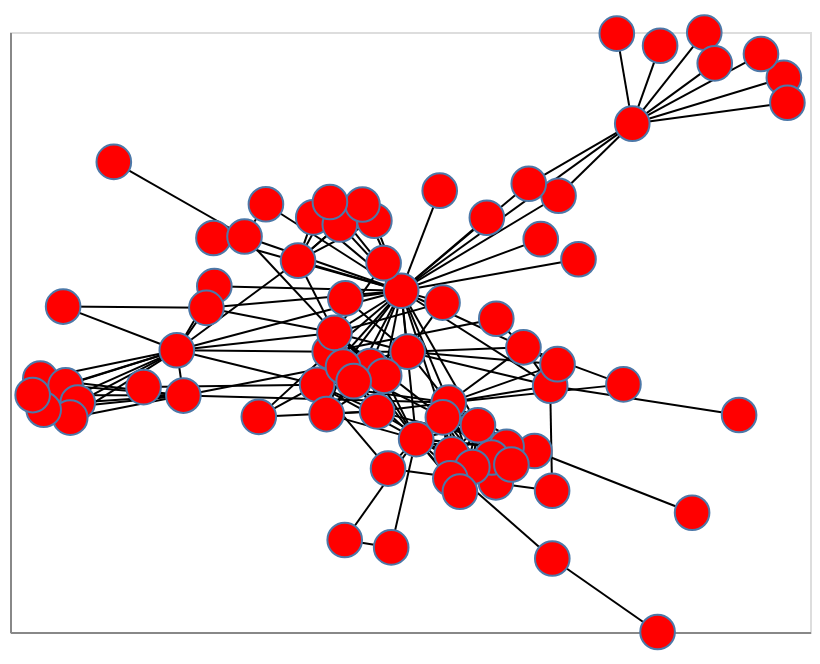

Notebook source saved alongside this figure:
### Code cell
# pass dataset, not a multigraph 
G = nx.readwrite.json_graph.node_link_graph(les_mis, multigraph=False) 

nxa.draw_networkx(G, node_tooltip='name')

### Figure 1 — Vega-Lite specification as saved in the notebook (floating-point values rounded to 4 significant figures; data arrays with more than 128 entries replaced by an {"elided": "..."} marker saying what was removed)
{"config": {"view": {"continuousWidth": 400, "continuousHeight": 300}}, "layer": [{"data": {"name": "data-1d02ad0cf5e9244e33877cad815c58af"}, "mark": {"type": "line", "color": "black", "opacity": 1, "strokeWidth": 1}, "encoding": {"detail": {"type": "quantitative", "field": "edge"}, "x": {"type": "quantitative", "axis": {"grid": false, "labels": false, "ticks": false, "title": ""}, "field": "x"}, "y": {"type": "quantitative", "axis": {"grid": false, "labels": false, "ticks": false, "title": ""}, "field": "y"}}}, {"data": {"name": "data-3b4efff465ee8e3f364761d40314a478"}, "mark": {"type": "point", "fill": "red", "opacity": 1, "size": 300, "strokeWidth": 1.0}, "encoding": {"tooltip": {"type": "nominal", "field": "name"}, "x": {"type": "quantitative", "axis": {"grid": false, "labels": false, "ticks": false}, "field": "x"}, "y": {"type": "quantitative", "axis": {"grid": false, "labels": false, "ticks": false}, "field": "y"}}}], "$schema": "https://vega.github.io/schema/vega-lite/v4.8.1.json", "datasets": {"data-1d02ad0cf5e9244e33877cad815c58af": {"elided": "508 records"}, "data-3b4efff465ee8e3f364761d40314a478": [{"y": 0.6944, "group": 1, "name": "Myriel", "x": 0.3889}, {"y": 0.8476, "group": 1, "name": "Napoleon", "x": 0.6542}, {"y": 0.4542, "group": 1, "name": "Mlle.Baptistine", "x": 0.2599}, {"y": 0.494, "group": 1, "name": "Mme.Magloire", "x": 0.2078}, {"y": 0.998, "group": 1, "name": "CountessdeLo", "x": 0.515}, {"y": 0.9543, "group": 1, "name": "Geborand", "x": 0.4377}, {"y": 0.9266, "group": 1, "name": "Champtercier", "x": 0.6142}, {"y": 0.9946, "group": 1, "name": "Cravatte", "x": 0.3619}, {"y": 0.7641, "group": 1, "name": "Count", "x": 0.6605}, {"y": 0.8955, "group": 1, "name": "OldMan", "x": 0.5333}, {"y": 0.4711, "group": 2, "name": "Labarre", "x": 0.05199}, {"y": 0.1376, "group": 2, "name": "Valjean", "x": -0.01541}, {"y": 0.1528, "group": 3, "name": "Marguerite", "x": -0.3424}, {"y": 0.3134, "group": 2, "name": "Mme.deR", "x": -0.344}, {"y": 0.3094, "group": 2, "name": "Isabeau", "x": 0.2288}, {"y": 0.2426, "group": 2, "name": "Gervais", "x": 0.2949}, {"y": -0.2119, "group": 3, "name": "Tholomyes", "x": -0.3966}, {"y": -0.1553, "group": 3, "name": "Listolier", "x": -0.6469}, {"y": -0.1779, "group": 3, "name": "Fameuil", "x": -0.6027}, {"y": -0.2353, "group": 3, "name": "Blacheville", "x": -0.5815}, {"y": -0.2855, "group": 3, "name": "Favourite", "x": -0.5946}, {"y": -0.259, "group": 3, "name": "Dahlia", "x": -0.6411}, {"y": -0.2102, "group": 3, "name": "Zephine", "x": -0.6604}, {"y": -0.06096, "group": 3, "name": "Fantine", "x": -0.4081}, {"y": -0.06587, "group": 4, "name": "Mme.Thenardier", "x": -0.1405}, {"y": -0.1761, "group": 4, "name": "Thenardier", "x": -0.1626}, {"y": -0.06563, "group": 5, "name": "Cosette", "x": -0.00408}, {"y": -0.002786, "group": 4, "name": "Javert", "x": -0.1322}, {"y": 0.3183, "group": 0, "name": "Fauchelevent", "x": -0.2896}, {"y": 0.2377, "group": 2, "name": "Bamatabois", "x": -0.1959}, {"y": 0.08472, "group": 3, "name": "Perpetue", "x": -0.607}, {"y": 0.08051, "group": 2, "name": "Simplice", "x": -0.3563}, {"y": 0.381, "group": 2, "name": "Scaufflaire", "x": 0.1345}, {"y": 0.2296, "group": 2, "name": "Woman1", "x": -0.0462}, {"y": 0.382, "group": 2, "name": "Judge", "x": -0.1693}, {"y": 0.3586, "group": 2, "name": "Champmathieu", "x": -0.1228}, {"y": 0.371, "group": 2, "name": "Brevet", "x": -0.06234}, {"y": 0.4249, "group": 2, "name": "Chenildieu", "x": -0.08317}, {"y": 0.4333, "group": 2, "name": "Cochepaille", "x": -0.1401}, {"y": -0.4553, "group": 4, "name": "Pontmercy", "x": -0.03843}, {"y": -0.1837, "group": 6, "name": "Boulatruelle", "x": -0.4663}, {"y": -0.2645, "group": 4, "name": "Eponine", "x": -0.05758}, {"y": -0.2829, "group": 4, "name": "Anzelma", "x": -0.2646}, {"y": 0.1119, "group": 5, "name": "Woman2", "x": -0.1132}, {"y": 0.4259, "group": 0, "name": "MotherInnocent", "x": -0.2521}, {"y": 0.567, "group": 0, "name": "Gribier", "x": -0.5183}, {"y": -1.0, "group": 7, "name": "Jondrette", "x": 0.4332}, {"y": -0.7551, "group": 7, "name": "Mme.Burgon", "x": 0.249}, {"y": -0.357, "group": 8, "name": "Gavroche", "x": 0.01072}, {"y": -0.05111, "group": 5, "name": "Gillenormand", "x": 0.1986}, {"y": 0.0442, "group": 5, "name": "Magnon", "x": 0.151}, {"y": -0.179, "group": 5, "name": "Mlle.Gillenormand", "x": 0.2453}, {"y": -0.5293, "group": 5, "name": "Mme.Pontmercy", "x": 0.2487}, {"y": -0.2767, "group": 5, "name": "Mlle.Vaubois", "x": 0.5759}, {"y": -0.1073, "group": 5, "name": "Lt.Gillenormand", "x": 0.2581}, {"y": -0.2352, "group": 8, "name": "Marius", "x": 0.0677}, {"y": -0.1746, "group": 5, "name": "BaronessT", "x": 0.3735}, {"y": -0.3967, "group": 8, "name": "Mabeuf", "x": 0.2179}, {"y": -0.2845, "group": 8, "name": "Enjolras", "x": 0.05747}, {"y": -0.3826, "group": 8, "name": "Combeferre", "x": 0.169}, {"y": -0.5011, "group": 8, "name": "Prouvaire", "x": 0.1502}, {"y": -0.4185, "group": 8, "name": "Feuilly", "x": 0.1427}, {"y": -0.4078, "group": 8, "name": "Courfeyrac", "x": 0.07302}, {"y": -0.4416, "group": 8, "name": "Bahorel", "x": 0.1774}, {"y": -0.311, "group": 8, "name": "Bossuet", "x": 0.1189}, {"y": -0.45, "group": 8, "name": "Joly", "x": 0.1091}, {"y": -0.4878, "group": 8, "name": "Grantaire", "x": 0.07057}, {"y": -0.6024, "group": 9, "name": "MotherPlutarch", "x": 0.4937}, {"y": -0.1139, "group": 4, "name": "Gueulemer", "x": -0.06941}, {"y": -0.1461, "group": 4, "name": "Babet", "x": -0.04518}, {"y": -0.1156, "group": 4, "name": "Claquesous", "x": -0.1172}, {"y": -0.164, "group": 4, "name": "Montparnasse", "x": -0.09856}, {"y": 0.09788, "group": 5, "name": "Toussaint", "x": 0.05691}, {"y": -0.718, "group": 10, "name": "Child1", "x": -0.03294}, {"y": -0.6933, "group": 10, "name": "Child2", "x": -0.1143}, {"y": -0.2737, "group": 4, "name": "Brujon", "x": -0.1459}, {"y": -0.5323, "group": 8, "name": "Mme.Hucheloup", "x": 0.08732}]}}
